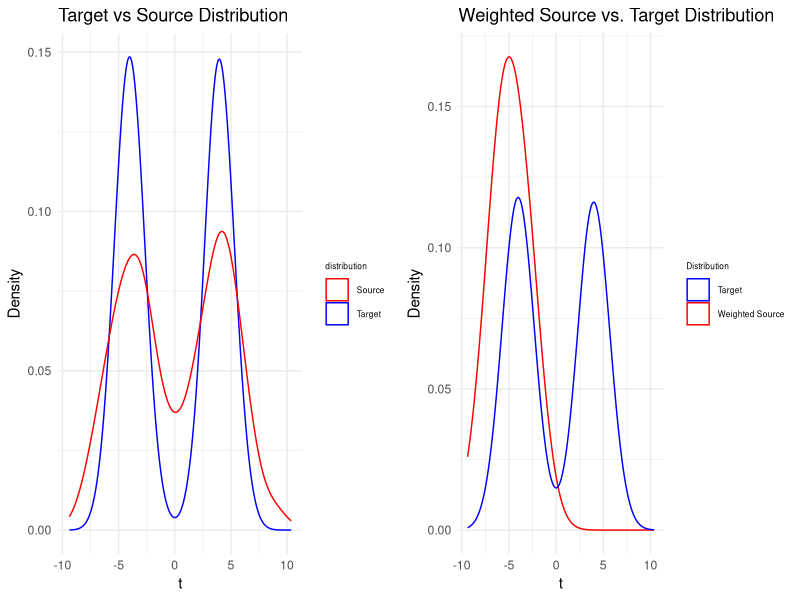

Source code (R):
## ---- chunk 1
knitr::opts_chunk$set(echo = TRUE)
library(quadprog)
library(ggplot2)
library(proxy)
library(gridExtra)
## ---- chunk 2
# Set seed for reproducibility
set.seed(123)

# Define dimensionality and direction vector
D <- 20
v <- seq_len(D)  # Example: v = (1, 2, ..., 20)

# Number of samples
n_source <- 1000
n_target <- 1000

# Function to generate mixture of Gaussians
mix_2_gaussian <- function(n, means, sds) {
  comps <- sample.int(2, size = n, replace = TRUE, prob = c(0.5, 0.5))
  rnorm(n, mean = means[comps], sd = sds[comps])
}

# Generate source and target t values
source_t <- mix_2_gaussian(n_source, c(-4, 4), c(2, 2))  # Higher variance
target_t <- mix_2_gaussian(n_target, c(-4, 4), c(1, 1))  # Lower variance

# Embed t into D dimensions
X_source <- outer(source_t, v)  # n_source x D
X_target <- outer(target_t, v)  # n_target x D
###################################################################################################
# # Define RBF kernel function
# rbf_kernel <- function(x, y, sigma = 1) {
#   exp(-sum((x - y)^2) / (2 * sigma^2))
# }
# 
# # Compute the kernel matrix K (Source-to-Source) using vectorized operations
# compute_kernel_matrix_rbf <- function(X, sigma = 1) {
#   # Compute pairwise squared Euclidean distances
#   distance_sq <- as.matrix(dist(X, method = "euclidean"))^2
#   # Compute RBF kernel
#   K <- exp(-distance_sq / (2 * sigma^2))
#   return(K)
# }
# 
# # Compute K using RBF kernel
# sigma <- 5  # Initial sigma; to be tuned
# K <- compute_kernel_matrix_rbf(X_source, sigma)
# 
# # Compute the k vector (Source-to-Target) using vectorized operations
# compute_k_vector_rbf <- function(X_target, X_source, sigma = 1) {
#   # Compute cross pairwise squared Euclidean distances
#   distance_sq <- proxy::dist(X_target, X_source, method = "euclidean")^2
#   # Compute RBF kernel
#   K_cross <- exp(-distance_sq / (2 * sigma^2))
#   # Average over target samples
#   k_vec <- colMeans(K_cross)
#   return(k_vec)
# }
# 
# # Compute k_vec using RBF kernel
# k_vec <- compute_k_vector_rbf(X_target, X_source, sigma)
###################################################################################################
linear_kernel <- function(x, y) {
  sum(x * y)
}

# --------------------------
# 2) Compute K (source-to-source) with the linear kernel
# --------------------------
compute_linear_kernel_matrix <- function(X_source) {
  # X_source is n_source x D
  # We'll compute an n_source x n_source kernel matrix
  # with K[i,j] = x_i · x_j
  # Efficient approach: K = X_source %*% t(X_source)
  K_lin <- X_source %*% t(X_source)
  K_lin
}

K <- compute_linear_kernel_matrix(X_source)

# --------------------------
# 3) Compute k_vec (source-to-target) with the linear kernel
# --------------------------
compute_k_vector_linear <- function(X_target, X_source) {
  # For each source row i, we want average dot product with all target rows
  # i.e., k[i] = (1 / n_target) sum_j (x_i · x_j_target)
  
  # We'll do this by matrix multiplication: X_source %*% t(X_target)
  # Then average across target rows
  cross_mat <- X_source %*% t(X_target)   # (n_source x n_target)
  
  # k_vec[i] = mean of cross_mat[i, ] over j
  # So we want colMeans if cross_mat is transposed, or rowMeans if cross_mat is n_source x n_target
  # cross_mat is n_source x n_target, so rowMeans => length n_source
  k_lin <- rowMeans(cross_mat)
  
  k_lin
}

k_vec <- compute_k_vector_linear(X_target, X_source)

# Define upper bound for weights
B <- 1000  # Adjust based on your requirements

# Number of source samples
n1 <- nrow(X_source)

lambda <- 1e-7
K_reg <- K + diag(lambda, nrow(K))
# Construct Dmat and dvec for quadprog
Dmat <- (2 / n1^2) * K_reg  # Multiply by 2 due to quadprog's 1/2 factor
dvec <- (2 / n1) * k_vec

# Constraints:
# 1. sum(w) = 1 (equality)
# 2. 0 <= w_i <= B (inequality)

# Define epsilon for the "soft" sum constraint
epsilon <- 10  # for example

# 0) We already have n1 = number of source samples,
#    B = upper bound, from your existing code

# 1) Build the inequality constraint matrix A_ineq, each row is one constraint
#    Then remember quadprog wants A = t(A_ineq) in the end.

A_ineq <- rbind(
  # (1) sum(w) >= n1(1 - epsilon) --> row is  +1 +1 +1 ... +1
  rep(1, n1),

  # (2) sum(w) <= n1(1 + epsilon) --> row is -1 -1 -1 ... -1
  -rep(1, n1),
  
  # (3) w_i >= 0 --> rows of the identity matrix
  diag(n1),
  
  # (4) w_i <= B --> -w_i >= -B --> rows of -diag(n1)
  -diag(n1)
)

# 2) Build the corresponding b_ineq
b_ineq <- c(
  # (1) sum(w) >= n1(1 - epsilon)
  n1 * (1 - epsilon),

  # (2) sum(w) <= n1(1 + epsilon) => -sum(w) >= -n1(1+epsilon)
  -n1 * (1 + epsilon),

  # (3) w_i >= 0 => 0
  rep(0, n1),

  # (4) w_i <= B => -w_i >= -B
  rep(-B, n1)
)

# 3) Transpose, because solve.QP expects A^T w >= b
Amat <- t(A_ineq)
bvec <- b_ineq

# 4) No equality constraints here => meq = 0
meq <- 0


# 5) Solve the QP
qp_solution <- solve.QP(Dmat, dvec, Amat, bvec, meq = meq)

# Extract the optimal weights
w_opt <- qp_solution$solution
w_opt[w_opt < 1e-12] <- 0

# Verify constraints
cat("Sum of weights:", sum(w_opt), "\n")  # Should be ~1
cat("All weights >= 0:", all(w_opt >= 0), "\n")  # Should be TRUE
cat("All weights <= B:", all(w_opt <= B), "\n")  # Should be TRUE

# Visualization: Weighted Source vs. Target Distribution
df_source_weighted <- data.frame(
  t = source_t,
  w = w_opt
)

df_target <- data.frame(t = target_t)

source_target <- ggplot() +
  geom_density(data = df_target, aes(x = t, color = "Target")) +
  geom_density(data = df_source_weighted, aes(x = t, color = "Source")) +
  scale_color_manual(
    name   = "distribution",  # this is the legend title
    values = c("Target" = "blue",
               "Source" = "red")
  ) +
  labs(x = "t", y = "Density", title = "Target vs Source Distribution") +
  theme_minimal() +
  theme(
    legend.title = element_text(size = 6),  # Smaller legend title
    legend.text  = element_text(size = 6)    # Smaller legend text
  )

estimation_true <- ggplot() +
  geom_density(data = df_source_weighted, aes(x = t, weight = w, color = "Weighted Source"), adjust = 1.5) +
  geom_density(data = df_target, aes(x = t, color = "Target"), adjust = 1.5) +
  scale_color_manual(
    name = "Distribution",
    values = c("Weighted Source" = "red", "Target" = "blue")
  ) +
  labs(
    x = "t",
    y = "Density",
    title = "Weighted Source vs. Target Distribution"
  ) +
  theme_minimal() +
  theme(
    legend.title = element_text(size = 6),  # Smaller legend title
    legend.text  = element_text(size = 6)    # Smaller legend text
  )

grid.arrange(source_target, estimation_true, ncol = 2)

## ---- chunk 3
compute_mmd2_weighted <- function(X_source, w_opt, X_target, kernel_func, ...) {
  n_s <- nrow(X_source)
  n_t <- nrow(X_target)
  
  # Convert w -> alpha, i.e. alpha_i = w_i / n_s
  alpha <- w_opt / n_s
  
  # For target, each sample has weight = 1/n_t
  beta <- rep(1 / n_t, n_t)
  
  # We'll compute the 3 sums in the MMD^2 formula:
  # sum_{i,i'} alpha_i alpha_i' K(x_i, x_i')
  # sum_{j,j'} beta_j beta_j' K(y_j, y_j')
  # sum_{i,j} alpha_i beta_j K(x_i, y_j)
  
  # 1) Weighted source-source part
  ss_sum <- 0
  for (i in 1:n_s) {
    for (i2 in 1:n_s) {
      ss_sum <- ss_sum + alpha[i] * alpha[i2] * kernel_func(X_source[i,], X_source[i2,], ...)
    }
  }
  
  # 2) Weighted target-target part
  tt_sum <- 0
  for (j in 1:n_t) {
    for (j2 in 1:n_t) {
      tt_sum <- tt_sum + beta[j] * beta[j2] * kernel_func(X_target[j,], X_target[j2,], ...)
    }
  }
  
  # 3) Cross term: sum_{i,j} alpha_i beta_j K(x_i, y_j)
  st_sum <- 0
  for (i in 1:n_s) {
    for (j in 1:n_t) {
      st_sum <- st_sum + alpha[i] * beta[j] * kernel_func(X_source[i,], X_target[j,], ...)
    }
  }
  
  # MMD^2 = ss_sum + tt_sum - 2 * st_sum
  mmd2 <- ss_sum + tt_sum - 2 * st_sum
  return(mmd2)
}

linear_kernel <- function(x, y) {
  sum(x * y)
}

mmd2_val <- compute_mmd2_weighted(
  X_source, w_opt, X_target,
  kernel_func = linear_kernel
)

cat("MMD^2 between weighted source & target = ", mmd2_val, "\n")
cat("MMD = ", sqrt(mmd2_val), "\n")
